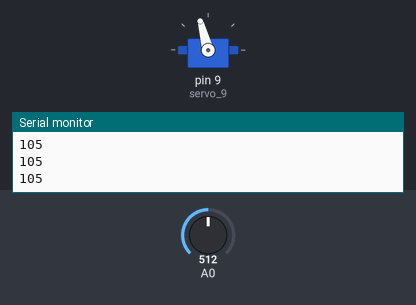
A sketch run on a simulated Arduino Uno, built with avr-gcc and run on an emulated ATmega328P. On the bench: servo, the last lines printed to the serial monitor. The test bench sets the inputs (shaded band); at power-on: A0 = 512.

Above: at 1.2 s.
1.3 s: A0 set to 716
At 1.6 s:
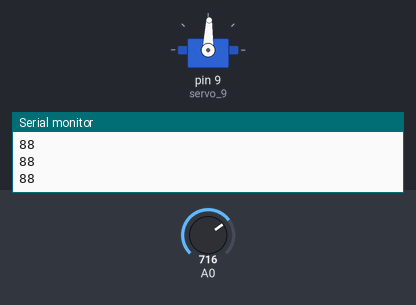
2.8 s: A0 set to 900
At 4.0 s:
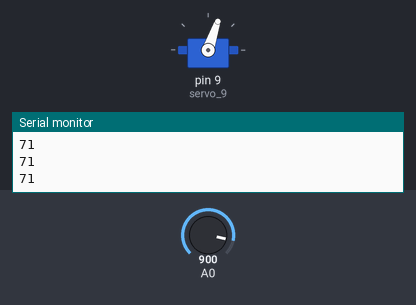
4.3 s: A0 set to 306
At 5.5 s:
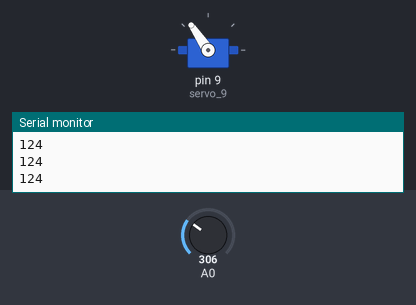
5.8 s: A0 set to 122
At 6.3 s:
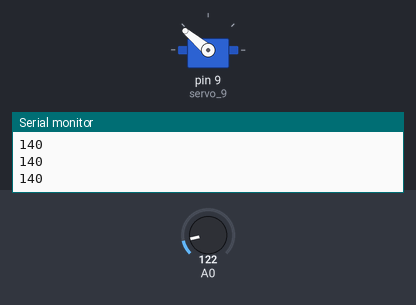
Timing chart, 0 to 8.3 s (numbered marks = the images above; inputs shaded):
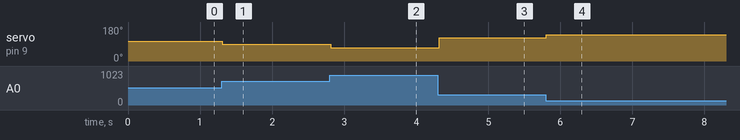

The sketch:

garra_blocos.ino
```cpp
// C++ code
//
#include <Servo.h>

int angulo = 0;

Servo servo_9;

void setup()
{
  pinMode(A0, INPUT);
  servo_9.attach(9, 500, 2500);
  Serial.begin(9600);
}

void loop()
{
  angulo = map(analogRead(A0), 0, 1023, 150, 60);
  servo_9.write(angulo);
  Serial.println(angulo);
  delay(20); // Wait for 20 millisecond(s)
}
```

Measured:
- after the input at 1.3 s, servo on pin 9 (servo_9): 105° → 88° at once
- after the input at 2.8 s, servo on pin 9 (servo_9): 88° → 71° at once
- after the input at 4.3 s, servo on pin 9 (servo_9): 71° → 124° at once
- after the input at 5.8 s, servo on pin 9 (servo_9): 124° → 140° at once
